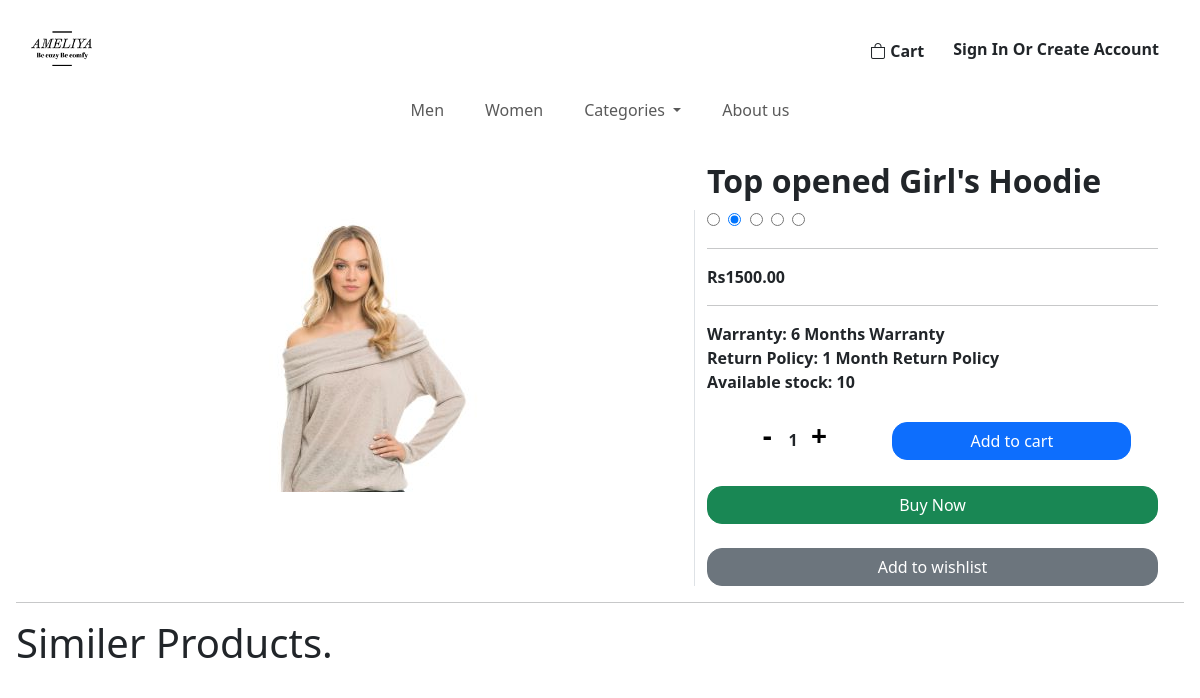
/components/singleproductview.php?id=2, run on the app's committed database.
### tables this page shows
CREATE TABLE IF NOT EXISTS `product` (
  `id` int NOT NULL AUTO_INCREMENT,
  `price` varchar(45) DEFAULT NULL,
  `qty` varchar(45) DEFAULT NULL,
  `discription` varchar(150) DEFAULT NULL,
  `title` varchar(45) DEFAULT NULL,
  `aded_date` date DEFAULT NULL,
  `del_fee_col` double DEFAULT NULL,
  `del_fee_other` double DEFAULT NULL,
  `color_clr_id` int NOT NULL,
  `category_c_id` int NOT NULL,
  `brand_b_id` int NOT NULL,
  `status_s_id` int NOT NULL,
  PRIMARY KEY (`id`),
  KEY `fk_product_color1_idx` (`color_clr_id`),
  KEY `fk_product_category1_idx` (`category_c_id`),
  KEY `fk_product_brand1_idx` (`brand_b_id`),
  KEY `fk_product_status1_idx` (`status_s_id`),
  CONSTRAINT `fk_product_brand1` FOREIGN KEY (`brand_b_id`) REFERENCES `brand` (`b_id`),
  CONSTRAINT `fk_product_category1` FOREIGN KEY (`category_c_id`) REFERENCES `category` (`c_id`),
  CONSTRAINT `fk_product_color1` FOREIGN KEY (`color_clr_id`) REFERENCES `color` (`clr_id`),
  CONSTRAINT `fk_product_status1` FOREIGN KEY (`status_s_id`) REFERENCES `status` (`s_id`)
);

CREATE TABLE IF NOT EXISTS `product_img` (
  `path` varchar(50) NOT NULL,
  `product_id` int NOT NULL,
  PRIMARY KEY (`path`),
  KEY `fk_product_img_product1_idx` (`product_id`),
  CONSTRAINT `fk_product_img_product1` FOREIGN KEY (`product_id`) REFERENCES `product` (`id`)
);

### components/connection.php (called while the page is built, shortened)
<?php
class Database{
    public static $connection;
    public static function setUpConnection(){
        if(!isset(Database::$connection)){
            Database::$connection = new mysqli("localhost","root","Kavitha@#2003","vivaaluth","3306");
        }
    }
    public static function search($q){
        $resultset = Database::$connection->query($q);
        return $resultset;
    }
}
?>

### components/SingleProductView.php (the view, shortened to what this page needs)
<?php require "../components/connection.php"; ?>
<?php
if (isset($_GET["id"])) {
  $pid = $_GET["id"];
  $product_rs = Database::search("SELECT * FROM product INNER JOIN category ON product.category_c_id = category.c_id INNER JOIN brand ON brand.b_id = product.brand_b_id INNER JOIN product_img ON product.id = product_img.product_id WHERE `id` = '" . $pid . "';");
  $product_num = $product_rs->num_rows;
  if ($product_num == 1) {
    $product_data = $product_rs->fetch_assoc();
?>
    <!doctype html>
    <html lang="en">
    <head>
      <link href="https://cdn.jsdelivr.net/npm/bootstrap@5.3.2/dist/css/bootstrap.min.css" rel="stylesheet">
      <link rel="stylesheet" href="../style.css">
    </head>
    <body class="p-3 m-0 border-0 bd-example m-0 border-0 bd-example-row bd-example-row-flex-cols">
    <?php include '../components/Navbar.php'; ?>
    <?php include '../components/Header.php'; ?>
    <br>
      <div class="container">
        <div class="row">
          <div class="col-lg-7 col-md-12 col-sm-12 border-end text-center mt-5">
            <img src="../<?php echo $product_data["path"]; ?>" class="img-fluid" alt="Product Image" style="clip-path: polygon(0 0, 100% 0, 100% 75%, 0 75%);">
          </div>
          <div class="col-lg-5 col-md-12 col-sm-12">
            <div class="title" id="title1">
              <h2 id="title"><b><?php echo $product_data["title"] ?></b></h2>
            </div>
            <div class="rating">
              <input value="5" name="rate" id="star5" type="radio">
              <input value="4" name="rate" id="star4" type="radio" checked="">
              <input value="3" name="rate" id="star3" type="radio">
              <input value="2" name "rate" id="star2" type="radio">
              <input value="1" name="rate" id="star1" type="radio">
            </div>
            <hr>
            <div class="price">
              <p><b>Rs<?php echo $product_data["price"] ?>.00</b></p>
            </div>
            <hr>
            <div class="warranty">
              <b>Warranty: 6 Months Warranty</b><br>
              <b>Return Policy: 1 Month Return Policy</b><br>
              <b >Available stock:
              <span id="stock"> <?php echo $product_data["qty"] ?></b></span>
            </div>
            <br>
            <div class="row col-6 col-lg-12">
              <div class="col-4" style="margin-left: 35px;">
              <div class="row col-12">
                <div class="col-12 gap-3 text-center" id="qtyb">
                  <button class="col-4" onclick="minas();" style="background: none; border:none;"><h3><b>-</b></h3></button>
                  <span class="col-4" id="value"><b>1</b></span>
                  <button class="col-4" onclick="plus();" style="background: none; border:none;"><h3><b>+</b></h3></button>
                </div>
              </div>
              </div>
              <div class="col-7">
                <button class="btn btn-primary col-12 mt-1" style="border-radius: 15px;" onclick="addtocart();">Add to cart</button>
              </div>
            </div>
<br>
            <div class="col-12">
              <button class="btn btn-success col-12" style="border-radius: 15px;" id="pidforsp<?php echo $product_data["id"]?>" onclick="buynow44();">Buy Now</button>
            </div>
            <br>
            <div class="col-12">
              <button class="btn btn-secondary col-12" style="border-radius: 15px;" onclick="wishlist();">Add to wishlist</button>
            </div>
          </div>
        </div>
      </div>
    </body>
    </html>
  <?php
  } else {
  ?>
    <script>
      alert("Something went wrong");
    </script>
<?php
  }
}
?>
<hr>
    <section>
        <h1>Similer Products.</h1>
    </section>

### data on the page
product: product_img.path (picture), title "Top opened Girl's Hoodie", price "1500", qty "10"
